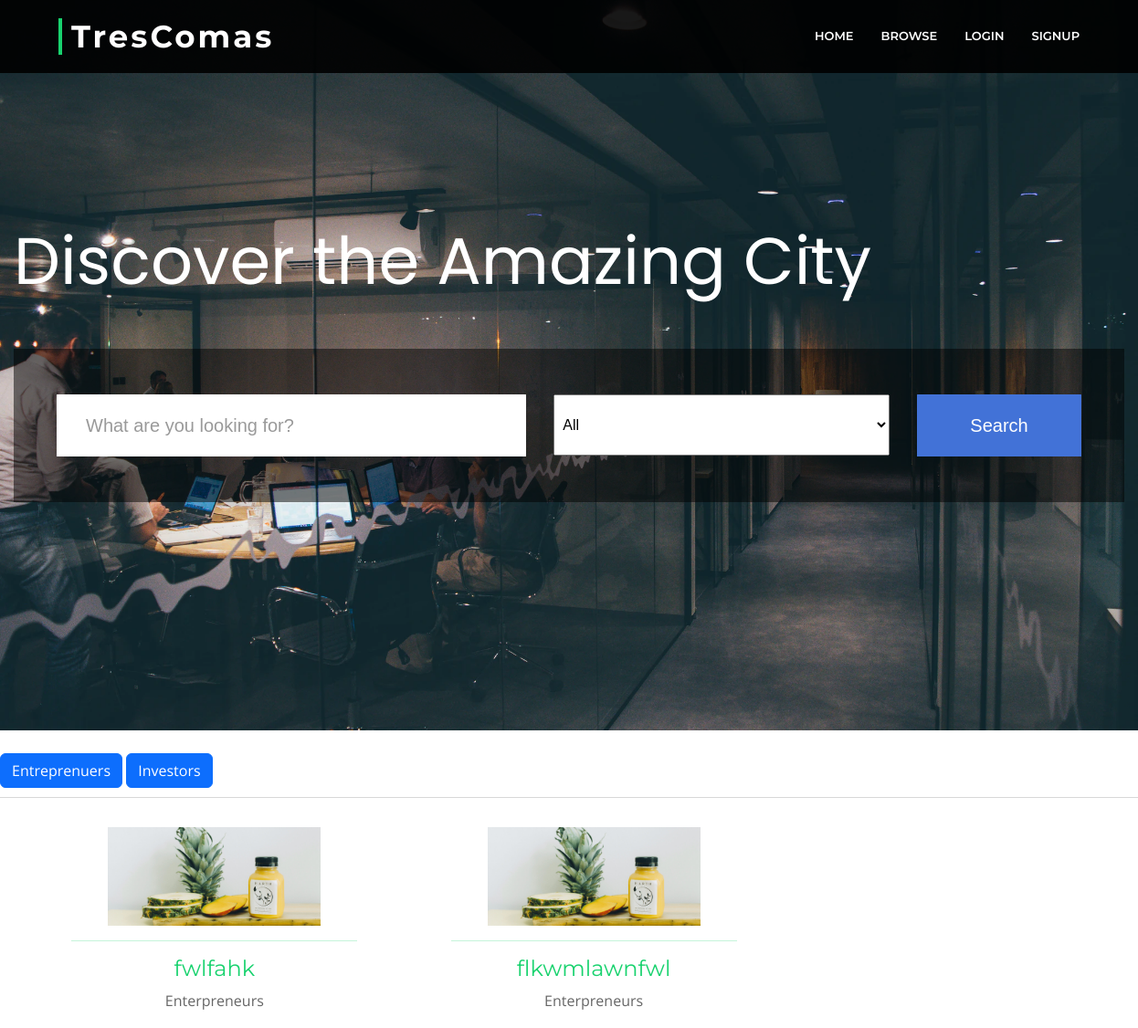
The app's page /browse, older data.
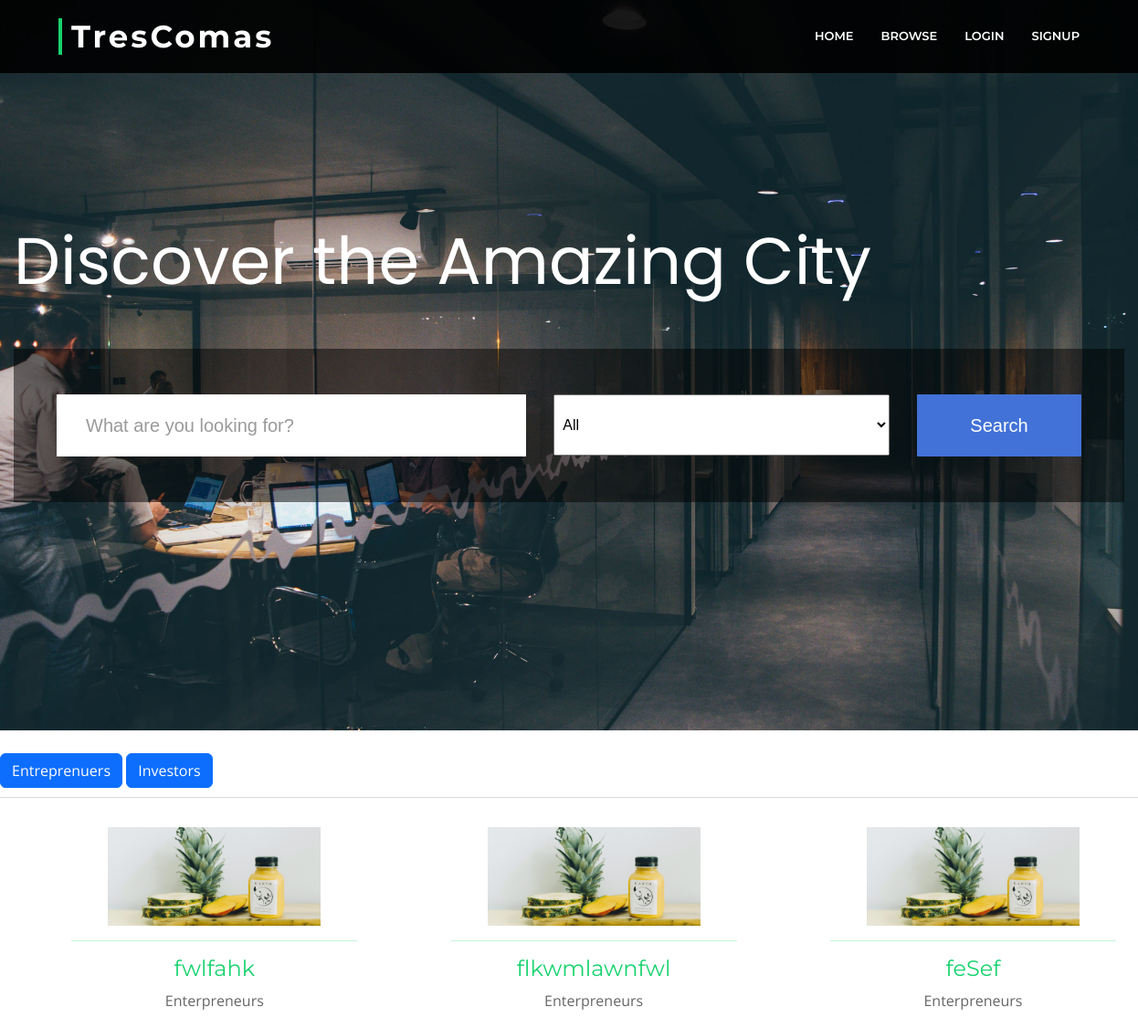
The same page, newer data.
### testx/models.py (models this page shows, shortened)
class Enterp(models.Model):
    user = models.OneToOneField(User, on_delete=models.CASCADE, default=None)
    name = models.CharField(max_length=100)
    username = models.CharField(max_length=100)
    companyname = models.CharField(max_length=100, default="")
    email = models.CharField(max_length=100)
    bplan = models.CharField(max_length=1000, default="Not Shared Yet")
    qpitch = models.CharField(max_length=1000, default="Not Shared Yet")
    cfunds = models.CharField(max_length=1000, default="Not Shared Yet")
    rfunding = models.CharField(max_length=1000, default="Not Shared Yet")
    field = models.CharField(max_length=1000, default="General")
    image = models.ImageField(default='1920-1.jpg')

### testx/views.py (the view, shortened to what this page needs)
# urls.py: path('browse', views.browse, name="browse"),
def browse(request):
    II = Investor.objects.all()
    EE = Enterp.objects.all()
    return render(request, 'browse.html', {'invs': II, 'ents': EE})

### template/browse.html (shortened to what this page needs)
{% load static %}
<!DOCTYPE html>
<html lang="en">
<head>
  <link href="{% static '/vendor/animate.css/animate.min.css' %}" rel="stylesheet">
  <link href="{% static '/vendor/aos/aos.css' %}" rel="stylesheet">
  <link href="{% static '/vendor/bootstrap/css/bootstrap.min.css' %}" rel="stylesheet">
  <link href="{% static '/vendor/bootstrap-icons/bootstrap-icons.css' %}" rel="stylesheet">
  <link href="{% static '/vendor/glightbox/css/glightbox.min.css' %}" rel="stylesheet">
  <link href="{% static '/vendor/swiper/swiper-bundle.min.css' %}" rel="stylesheet">
  <link href="{% static '/css/style.css'%}" rel="stylesheet">
  <link href="{% static 'css/main.css' %}" rel="stylesheet" />
</head>
<body style="overflow-x: hidden;">
  <header id="header" class="fixed-top d-flex align-items-center header">
    <div class="container-fluid">
      <div class="row justify-content-center align-items-center">
        <div class="col-xl-11 d-flex align-items-center justify-content-between">
            <h1 class="logo"><a href="/" >TresComas</a></h1>
          <nav id="navbar" class="navbar">
            <ul>
              <li><a class="nav-link" href="/">Home</a></li>
              <li><a class="nav-link " href="browse">Browse</a></li>
              {% if user.is_authenticated %}
              <li><a class="nav-link " href="/yprofile/{{user.username}}">Your Profile</a></li>
              <li><a class="nav-link " href="/logout">Logout</a></li>
              {% else %}
              <li><a class="nav-link " href="/login">Login</a></li>
              <li><a class="nav-link " href="/signup">Signup</a></li>
              {% endif %}
            </ul>
          </nav>
        </div>
      </div>
    </div>
  </header>
  <div class="s01" style="background: url('/static/img/photo-1541746972996-4e0b0f43e02a.webp'); background-size: cover;">
    <form>
      <fieldset>
        <legend>Discover the Amazing City</legend>
      </fieldset>
      <div class="inner-form">
        <div class="input-field first-wrap">
          <input id="search" name="searchx" type="text" placeholder="What are you looking for?" />
        </div>
        <div class="input-field second-wrap" style="border-radius:20px">
          <select name="filterq" type="text" style="width:100%; height:99%; padding-left: 5px;">
            <option value="all">All</option>
        </select>
        </div>
        <div class="input-field third-wrap">
          <button class="btn-search" type="submit">Search</button>
        </div>
      </div>
    </form>
  </div>
  <div class="row " style="margin-top: 2%; padding-right: 0%;">
    <div class="container justify-content-center align-items-center" >
        <button class="btn btn-primary" onclick="changetoent()">Entreprenuers</button>
        <button class="btn btn-primary" onclick="changetoinv()">Investors</button>
    </div>
    <br/><br/>
    <hr/>
     <div id="showx" class="row">
        {% for m in ents %}
        <div class="col-4 portfolio-item filter-app ">
        <a href="#">
        <div class="portfolio-wrap" style="max-width: 80%; margin-left: 20%;">
        <figure>
            <img src="{{m.image.url}}" class="img-fluid" alt="" />
        </figure>
        <hr/>
        <div class="portfolio-info">
            <h4 align="center"><a href="portfolio-details.html">{{m.companyname}}</a></h4>
            <p align="center" style="line-height: 0%;">Enterpreneurs</p>
        </div>
        </div>
            </a>
        </div>
        {% endfor %}
     </div>
  </div>
</body>
</html>

Row changes from the older to the newer data that the page shows:
added Enterp: image (picture), companyname "feSef"
